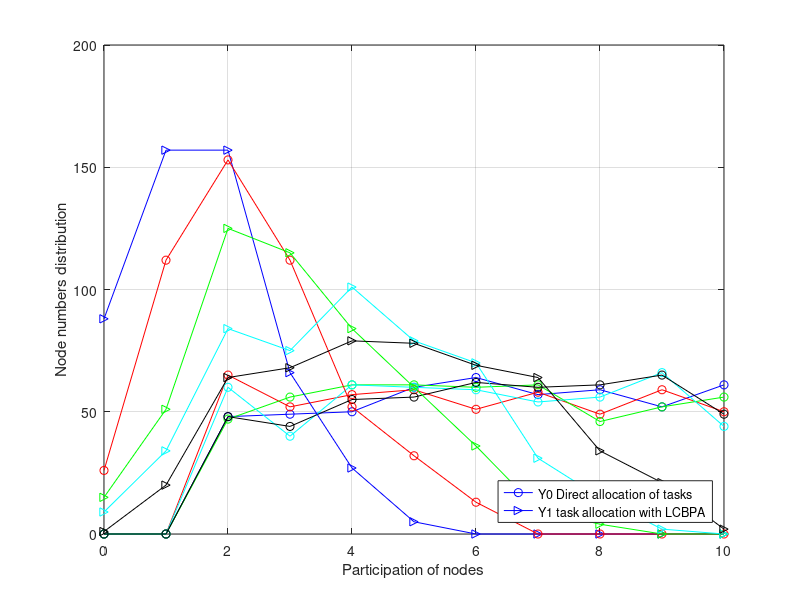

Write the MATLAB code that produced this figure.
% Completion comparison with 
% or without the algoritm.
% Fn = 500
clc;
clear;

x = [0 1 2 3 4 5 6 7 8 9 10];
y010 = [0 0 48 49 50 60 64 57 59 52 61];
y015 = [0 0 65 52 57 59 51 58 49 59 50];
y020 = [0 0 47 56 61 61 60 61 46 52 56];
y025 = [0 0 60 40 61 60 59 54 56 66 44];
y030 = [0 0	48 44 55 56 62 60 61 65 49];
y110 = [88 157 157 66 27 5 0 0 0 0 0];
y115 = [26 112 153 112 52 32 13 0 0 0 0];
y120 = [15 51 125 115 84 60 36 10 4	0 0];
y125 = [9 34 84	75 101 79 70 31 15 2 0];
y130 = [1 20 64 68 79 78 69 64 34 21 2];
% y = [0 0 7 10 9 10 12 12 12 12 12];
% bar(y010,0.5)
figure
 h1=plot(x,y010,'-oblue'); hold on;
    plot(x,y015,'-ored');  hold on;
    plot(x,y020,'-ogreen');hold on;
    plot(x,y025,'-oc');    hold on;
    plot(x,y030,'-oblack'); 
    % ,x,y015,'-ored', x,y020,'-ogreen',x,y025,'-oc',x,y030,'-oblack');

 h2=plot(x,y110,'->blue'); hold on;
    plot(x,y115,'-ored');  hold on;
    plot(x,y120,'->green');hold on;
    plot(x,y125,'->c');    hold on;
    plot(x,y130,'->black');
    %,x,y115,'-ored', x,y120,'->green',x,y125,'->c',x,y130,'->black');
 xlabel('Participation of nodes');
 ylabel('Node numbers distribution')
grid on;
legend([h1,h2],'Y0 Direct allocation of tasks','Y1 task allocation with LCBPA','Location','SouthEast');
%axis([0,10,0,160])
